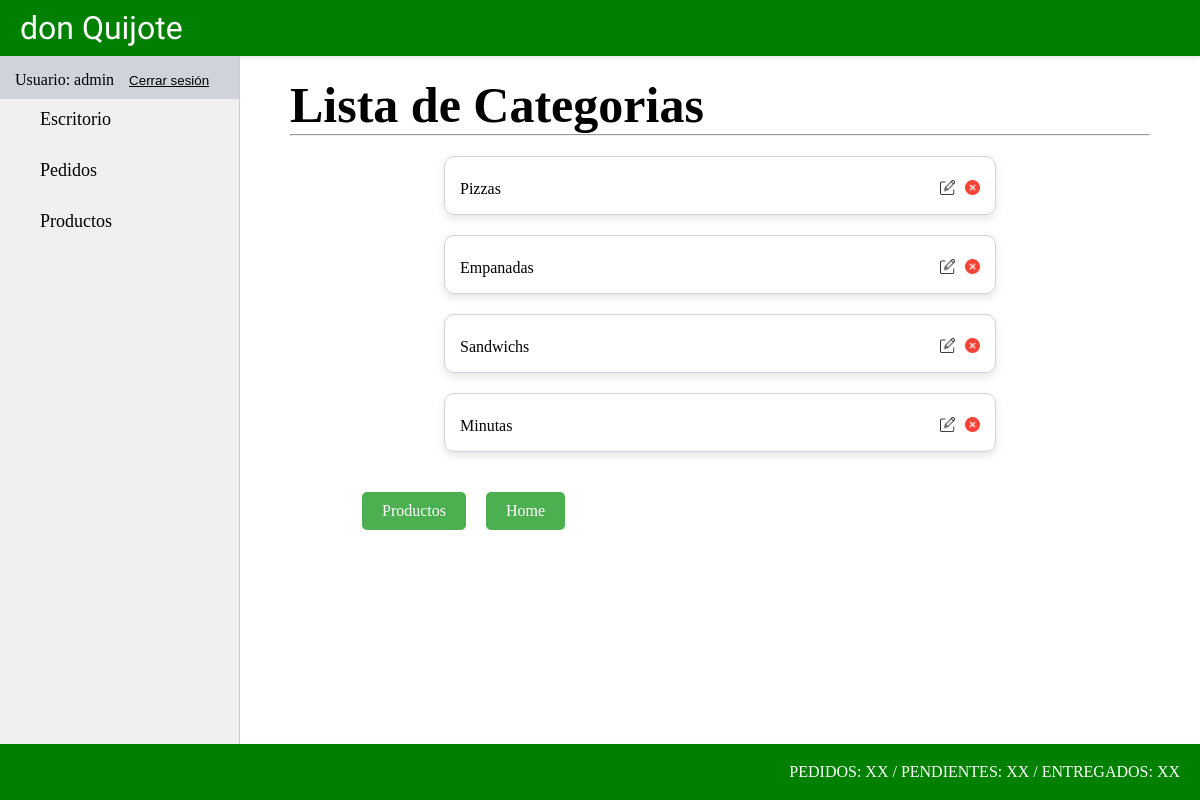
/producto/productocategoria/list/ (signed in), run on the app's committed database.
### producto/models.py (models this page shows, shortened)
class ProductoCategoria(models.Model):
    nombre = models.CharField(max_length=50)

### producto/views.py (the view)
# urls.py: path("productocategoria/list/", views.ProductoCategoriaList.as_view(), name="productocategoria_list"),
class ProductoCategoriaList(LoginRequiredMixin, ListView):
    model = models.ProductoCategoria
    def get_queryset(self) -> QuerySet:
        if self.request.GET.get("consulta"):
            consulta = self.request.GET.get("consulta")
            object_list = models.ProductoCategoria.objects.filter(nombre__icontains=consulta)
        else:
            object_list = models.ProductoCategoria.objects.all()
        return object_list

### producto/templates/producto/productocategoria_list.html
{% extends 'core/base.html' %}
{% load static %}
{% block titulo %}
    {% include 'core/components/titulo.html' with titulo="Lista de Categorias" %}
{% endblock titulo %}
{% block section %}
    {% for categoria in object_list %}
        <div class="conteiner-categorias2">
            <div class="card-categoria2">
                <div class="categoria2-opciones">
                    <p class="categoria-nombre">{{categoria.nombre}}</p>
                    <div class="categoria-opc">
                        <a href="{% url 'producto:productocategoria_update' categoria.id %}"><img class="icono-opcion-producto" src="{% static 'core/img/editar.webp' %}" alt="Detalle Producto"></a>
                        <a href="{% url 'producto:productocategoria_delete' categoria.id %}"><img class="icono-opcion-producto" src="{% static 'core/img/eliminar.webp' %}" alt="Detalle Producto"></a>
                    </div>
                </div>
            </div>
        </div>
    {% endfor %}
    <div class="container-link-crud-productos">
        <a class="link-crud-productos" href="{% url 'producto:home' %}">Productos</a>
        <a class="link-crud-productos" href="{% url 'core:home' %}">Home</a>
    </div>
{% endblock section %}

### core/templates/core/components/navbar.html (shortened to what this page needs)
<nav class="container-nav">
    <ul class="list-app">
        {% if user.is_authenticated %}
            <div class="usuario-logout">
                <li class="list-link"><a>Usuario: {{ user.username }}</a></li>
                <li>
                    <form action="{% url 'core:logout' %}" method="post">
                        <button type="submit" class="btn-logout"><u>Cerrar sesión</u></button>
                    </form>
                </li>
            </div>
            <li class="list-link"><a class="link-app" href="{% url 'core:home' %}">Escritorio</a></li>
            <li class="list-link"><a class="link-app" href="{% url 'pedidos:pedido_list' %}">Pedidos</a></li>
            <li class="list-link"><a class="link-app" href="{% url 'producto:home' %}">Productos</a></li>
        {% else %}
            <li class="list-link"><a class="link-app" href="{% url 'core:login' %}">Login</a></li>
        {% endif %}
    </ul>
</nav>

### core/static/core/css/styles.css (style rules this page uses)
* { padding: 0; margin: 0; box-sizing: border-box; }
.container-nav { width: 20%; height: 86vh; background-color: #f0f0f0; float: left; overflow-y: auto; border-right: 1px solid #ccc; }
.list-app { list-style: none; padding: 0; }
.list-link { margin-bottom: 10px; }
.link-app { color: #000; text-decoration: none; font-size: 18px; display: block; padding: 10px 40px; transition: background-color 0.3s ease; }
.container-link-crud-productos { display: flex; margin-left: 10%; margin-top: 30px; margin-bottom: 60px; }
.link-crud-productos { display: inline-block; text-decoration: none; background-color: #4CAF50; color: white; padding: 10px 20px; margin: 0 10px; border: none; border-radius: 5px; transition: background-color 0.3s; }
.icono-opcion-producto { width: 15px; height: 15px; }
.conteiner-categorias2 { display: flex; justify-content: center; }
.card-categoria2 { width: 60%; margin: 10px; padding: 15px; border-radius: 10px; border: 1px solid #ced4da; background-color: #ffffff; box-shadow: 0 4px 8px rgba(0, 0, 0, 0.1); transition: transform 0.2s ease-in-out, box-shadow 0.2s ease-in-out; }
.categoria2-opciones { margin-top: 8px; display: grid; grid-template-columns: 50% 50%; grid-template-rows: 80%; grid-template-areas: "nomc opcc"; }
.categoria-nombre { grid-area: nomc; }
.categoria-opc { grid-area: opcc; display: flex; justify-content: flex-end; column-gap: 10px; }
.usuario-logout { display: flex; column-gap: 15px; padding-left: 15px; padding-top: 15px; background-color: #ced4da; }
.btn-logout { border: none; background-color: #ced4da; }

### data on the page
ProductoCategoria: nombre "Pizzas"
ProductoCategoria: nombre "Empanadas"
ProductoCategoria: nombre "Sandwichs"
ProductoCategoria: nombre "Minutas"

### other printed values
{{ user.username }} "admin"
{{ titulo }} "Lista de Categorias"
